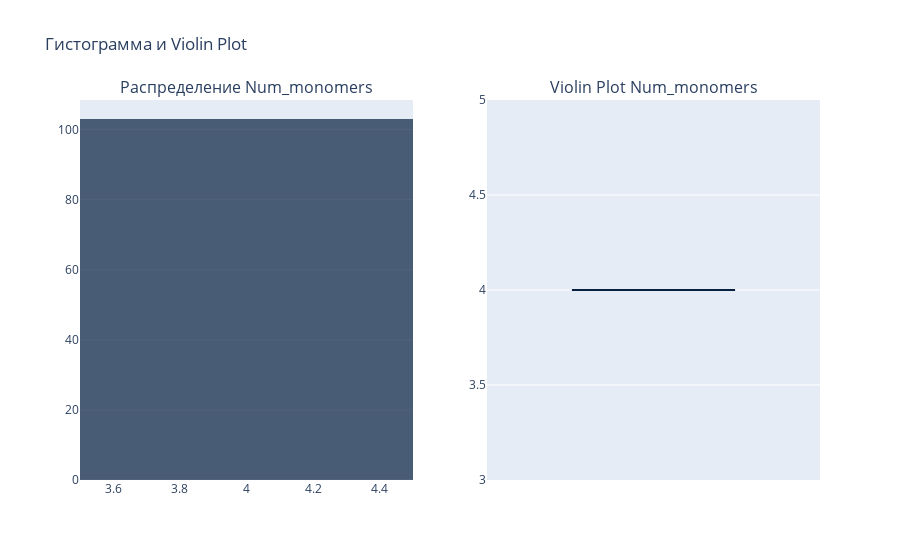

Notebook code cell kept with this figure:
### Markdown cell above
Теперь давайте посмотрим на колонки с дискретными значениями, которых больше: Num_monomers, Num_atoms, Num_heavy_atoms, Total_confs и Unique_confs

### Code cell
fig = make_subplots(rows=1, cols=2, subplot_titles=['Распределение Num_monomers', 'Violin Plot Num_monomers'])

hist_fig = px.histogram(df, x="Num_monomers", nbins = 60,
                 color_discrete_sequence = colors,
                 opacity = 0.7)

fig.add_trace(hist_fig['data'][0], row=1, col=1) 

violin_fig = px.violin(df, y="Num_monomers", color_discrete_sequence = colors, box = True)  
fig.add_trace(violin_fig['data'][0], row=1, col=2) 

fig.update_layout(showlegend=False, title_text="Гистограмма и Violin Plot") 

fig.show()

### Figure 1 — Plotly figure (JSON) as saved in the notebook; plotly's stock layout.template omitted (floating-point values rounded to 4 significant figures)
{"data": [{"alignmentgroup": "True", "bingroup": "x", "hovertemplate": "Num_monomers=%{x}<br>count=%{y}<extra></extra>", "legendgroup": "", "marker": {"color": "#082040", "opacity": 0.7, "pattern": {"shape": ""}}, "name": "", "nbinsx": 60, "offsetgroup": "", "orientation": "v", "showlegend": false, "type": "histogram", "x": [4, 4, 4, 4, 4, 4, 4, 4, 4, 4, 4, 4, 4, 4, 4, 4, 4, 4, 4, 4, 4, 4, 4, 4, 4, 4, 4, 4, 4, 4, 4, 4, 4, 4, 4, 4, 4, 4, 4, 4, 4, 4, 4, 4, 4, 4, 4, 4, 4, 4, 4, 4, 4, 4, 4, 4, 4, 4, 4, 4, 4, 4, 4, 4, 4, 4, 4, 4, 4, 4, 4, 4, 4, 4, 4, 4, 4, 4, 4, 4, 4, 4, 4, 4, 4, 4, 4, 4, 4, 4, 4, 4, 4, 4, 4, 4, 4, 4, 4, 4, 4, 4, 4], "xaxis": "x", "yaxis": "y"}, {"alignmentgroup": "True", "box": {"visible": true}, "hovertemplate": "Num_monomers=%{y}<extra></extra>", "legendgroup": "", "marker": {"color": "#082040"}, "name": "", "offsetgroup": "", "orientation": "v", "scalegroup": "True", "showlegend": false, "type": "violin", "x0": " ", "xaxis": "x2", "y": [4, 4, 4, 4, 4, 4, 4, 4, 4, 4, 4, 4, 4, 4, 4, 4, 4, 4, 4, 4, 4, 4, 4, 4, 4, 4, 4, 4, 4, 4, 4, 4, 4, 4, 4, 4, 4, 4, 4, 4, 4, 4, 4, 4, 4, 4, 4, 4, 4, 4, 4, 4, 4, 4, 4, 4, 4, 4, 4, 4, 4, 4, 4, 4, 4, 4, 4, 4, 4, 4, 4, 4, 4, 4, 4, 4, 4, 4, 4, 4, 4, 4, 4, 4, 4, 4, 4, 4, 4, 4, 4, 4, 4, 4, 4, 4, 4, 4, 4, 4, 4, 4, 4], "y0": " ", "yaxis": "y2"}], "layout": {"annotations": [{"font": {"size": 16}, "showarrow": false, "text": "Распределение Num_monomers", "x": 0.225, "xanchor": "center", "xref": "paper", "y": 1, "yanchor": "bottom", "yref": "paper"}, {"font": {"size": 16}, "showarrow": false, "text": "Violin Plot Num_monomers", "x": 0.775, "xanchor": "center", "xref": "paper", "y": 1, "yanchor": "bottom", "yref": "paper"}], "showlegend": false, "title": {"text": "Гистограмма и Violin Plot"}, "xaxis": {"anchor": "y", "domain": [0, 0.45]}, "xaxis2": {"anchor": "y2", "domain": [0.55, 1]}, "yaxis": {"anchor": "x", "domain": [0, 1]}, "yaxis2": {"anchor": "x2", "domain": [0, 1]}}}
